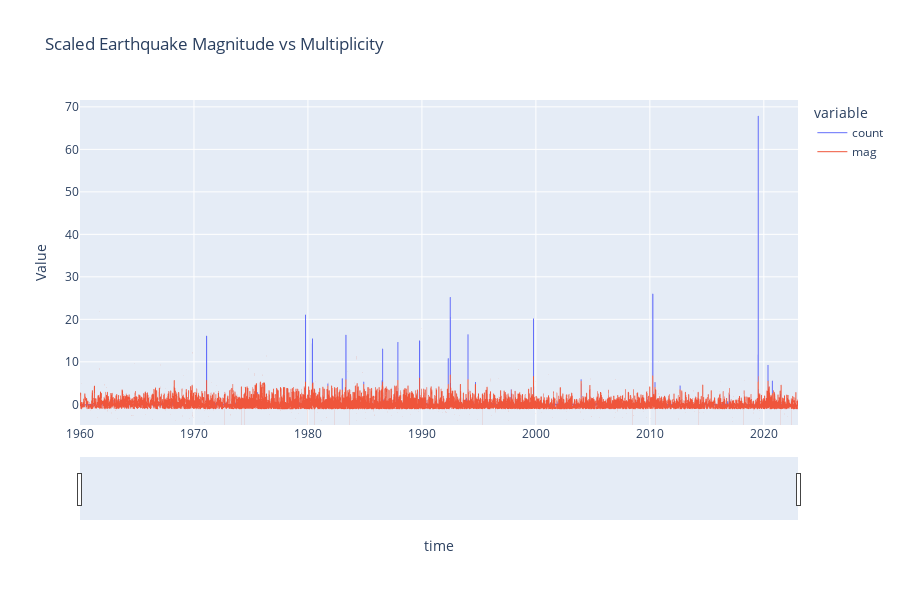

The code cell stored with this chart in its notebook:
### Code cell
merged_earthquake_data['time'] = merged_earthquake_data['time'].dt.to_timestamp()

fig = px.line(merged_earthquake_data, x='time', y=['count', 'mag'], labels={'value': 'Value'}, title='Scaled Earthquake Magnitude vs Multiplicity')
fig.update_layout(
    width=900,
    height=600,
)

fig.update_traces(line=dict(width=1.0))
fig.update_xaxes(rangeslider_visible=True)
fig.update_layout(dragmode='pan')

fig.show()

### Figure 1 — Plotly figure (JSON) as saved in the notebook; plotly's stock layout.template omitted (floating-point values rounded to 4 significant figures; data arrays with more than 128 entries replaced by an {"elided": "..."} marker saying what was removed)
{"data": [{"hovertemplate": "variable=count<br>time=%{x}<br>Value=%{y}<extra></extra>", "legendgroup": "count", "line": {"color": "#636efa", "dash": "solid", "width": 1}, "marker": {"symbol": "circle"}, "mode": "lines", "name": "count", "showlegend": true, "type": "scattergl", "x": {"elided": "11447 str values"}, "xaxis": "x", "y": {"elided": "11447 float values"}, "yaxis": "y"}, {"hovertemplate": "variable=mag<br>time=%{x}<br>Value=%{y}<extra></extra>", "legendgroup": "mag", "line": {"color": "#EF553B", "dash": "solid", "width": 1}, "marker": {"symbol": "circle"}, "mode": "lines", "name": "mag", "showlegend": true, "type": "scattergl", "x": {"elided": "11447 str values"}, "xaxis": "x", "y": {"elided": "11447 float values"}, "yaxis": "y"}], "layout": {"dragmode": "pan", "height": 600, "legend": {"title": {"text": "variable"}, "tracegroupgap": 0}, "title": {"text": "Scaled Earthquake Magnitude vs Multiplicity"}, "width": 900, "xaxis": {"anchor": "y", "domain": [0, 1], "rangeslider": {"visible": true}, "title": {"text": "time"}}, "yaxis": {"anchor": "x", "domain": [0, 1], "title": {"text": "Value"}}}}
